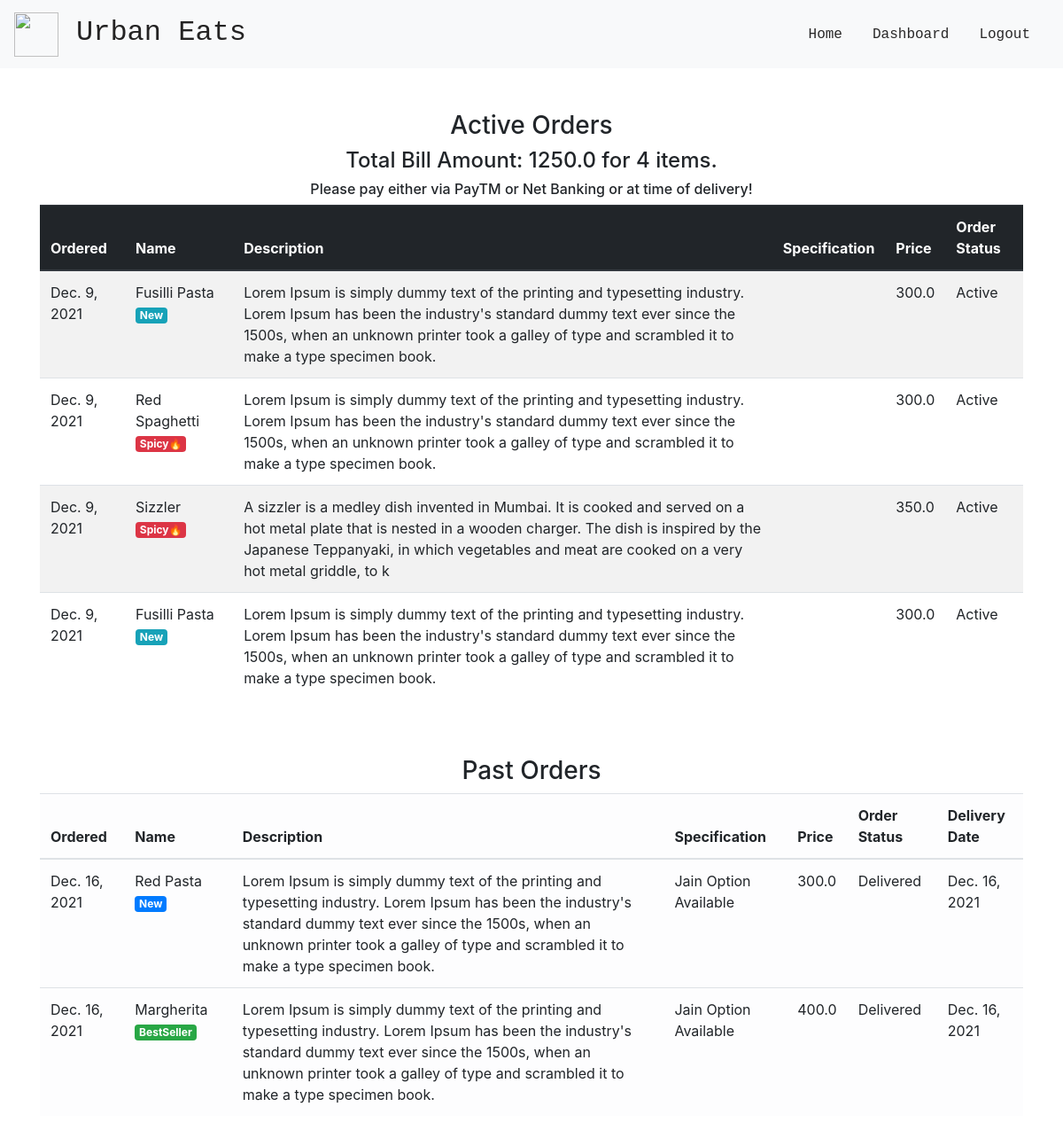
The app's page /order_details/ (signed in) with its own data.
### main/models.py (models this page shows, shortened)
class CartItems(models.Model):
    ORDER_STATUS = (
        ('Active', 'Active'),
        ('Delivered', 'Delivered')
    )
    user = models.ForeignKey(User, on_delete=models.CASCADE)
    item = models.ForeignKey(Item, on_delete=models.CASCADE)
    instructions = models.CharField(max_length=250,default="")
    ordered = models.BooleanField(default=False)
    quantity = models.IntegerField(default=1)
    ordered_date = models.DateField(default=timezone.now)
    status = models.CharField(max_length=20, choices=ORDER_STATUS, default='Active')
    delivery_date = models.DateField(default=timezone.now)
    class Meta:
        verbose_name = 'Cart Item'
        verbose_name_plural = 'Cart Items'

class Item(models.Model):
    LABELS = (
        ('BestSeller', 'BestSeller'),
        ('New', 'New'),
        ('Spicy🔥', 'Spicy🔥'),
    )
    LABEL_COLOUR = (
        ('danger', 'danger'),
        ('success', 'success'),
        ('primary', 'primary'),
        ('info', 'info')
    )
    title = models.CharField(max_length=150)
    description = models.CharField(max_length=250,blank=True)
    price = models.FloatField()
    instructions = models.CharField(max_length=250,default="Jain Option Available")
    image = models.ImageField(default='default.png', upload_to='images/')
    labels = models.CharField(max_length=25, choices=LABELS, blank=True)
    label_colour = models.CharField(max_length=15, choices=LABEL_COLOUR, blank=True)
    slug = models.SlugField(default="sushi_name")
    created_by = models.ForeignKey(User, on_delete=models.CASCADE)

### main/views.py (the view)
# urls.py: path('order_details/', views.order_details, name='order_details'),
@login_required
def order_details(request):
    items = CartItems.objects.filter(user=request.user, ordered=True,status="Active").order_by('-ordered_date')
    cart_items = CartItems.objects.filter(user=request.user, ordered=True,status="Delivered").order_by('-ordered_date')
    bill = items.aggregate(Sum('item__price'))
    number = items.aggregate(Sum('quantity'))
    total = bill.get("item__price__sum")
    count = number.get("quantity__sum")
    context = {
        'items':items,
        'cart_items':cart_items,
        'total': total,
        'count': count,
    }
    return render(request, 'main/order_details.html', context)

### main/templatetags/get_group.py (called while the page is built)
@register.filter(name='has_group')
def has_group(user, group_name):
    return user.groups.filter(name=group_name).exists()

### main/templates/main/order_details.html
{% extends "main/layout.html" %}
{% block content %}
<div class="cart">
    <div class="container">
        <div class="row">
            <div class="col-sm-12 mt-5">
                <h3 class="text-center">Active Orders</h3>
                {% if items %}
                <h4 class="text-center">Total Bill Amount: {{total}} for {{ count }} items.</h4>
                <h6 class="text-center">Please pay either via PayTM or Net Banking or at time of delivery!</h6>
                <div class="table-responsive">
                    <table class="table table-striped table-hover">
                        <thead class="thead-dark">
                        <tr>
                            <th scope="col">Ordered</th>
                            <th scope="col">Name</th>
                            <th scope="col">Description</th>
                            <th scope="col">Specification</th>
                            <th scope="col">Price</th>
                            <th scope="col">Order Status</th>
                        </tr>
                        </thead>
                        <tbody>
                            {% for item_active in items %}
                        <tr>
                            <td>{{ item_active.ordered_date }}</td>
                            <td>{{ item_active.item.title }} <span class="badge badge-{{ item_active.item.label_colour }}">{{ item_active.item.labels }}</span></td>
                            <td>{{ item_active.item.description }}</td>
                            <td>{{ item_active.instructions }}</td>
                            <td>{{ item_active.item.price }}</td>
                            <td>{{ item_active.status }}</td>
                        </tr>
                            {% endfor %}
                        </tbody>
                    </table>
                </div>
                {% else %}
                <h4 class="text-center">Sorry, you have not ordered any item yet!!!</h4>
                {% endif %}
            </div>
        </div>
        <div class="row">
            <div class="col-sm-12 mt-5">
                <h3 class="text-center">Past Orders</h3>
                {% if cart_items %}
                <div class="table-responsive">
                    <table class="table table-light">
                        <thead>
                        <tr>
                            <th scope="col">Ordered</th>
                            <th scope="col">Name</th>
                            <th scope="col">Description</th>
                            <th scope="col">Specification</th>
                            <th scope="col">Price</th>
                            <th scope="col">Order Status</th>
                            <th scope="col">Delivery Date</th>
                        </tr>
                        </thead>
                        <tbody>
                            {% for cart in cart_items %}
                        <tr>
                            <td>{{ cart.ordered_date }}</td>
                            <td>{{ cart.item.title }} <span class="badge badge-{{ cart.item.label_colour }}">{{ cart.item.labels }}</span></td>
                            <td>{{ cart.item.description }}</td>
                            <td>{{ cart.item.instructions }}</td>
                            <td>{{ cart.item.price }}</td>
                            <td>{{ cart.status }}</td>
                            <td>{{ cart.delivery_date }}</td>
                        </tr>
                            {% endfor %}
                        </tbody>
                    </table>
                </div>
                {% else %}
                <h4 class="text-center">Sorry, you have not ordered any item yet!!!</h4>
                {% endif %}
            </div>
        </div>
    </div>
</div>
{% endblock content %}

### records on screen
CartItems: ordered_date "Dec. 9, 2021", item "Fusilli Pasta", item.labels "New", item.description "Lorem Ipsum is simply dummy text of the printing and typesetting industry. Lorem Ipsum has been the industry's standard dummy text ever since the 1500s, when an unknown printer took a galley of type and scrambled it to make a type specimen book.", item.price "300.0", status "Active"
CartItems: ordered_date "Dec. 9, 2021", item "Red Spaghetti", item.labels "Spicy🔥", item.description "Lorem Ipsum is simply dummy text of the printing and typesetting industry. Lorem Ipsum has been the industry's standard dummy text ever since the 1500s, when an unknown printer took a galley of type and scrambled it to make a type specimen book.", item.price "300.0", status "Active"
CartItems: ordered_date "Dec. 9, 2021", item "Sizzler", item.labels "Spicy🔥", item.description "A sizzler is a medley dish invented in Mumbai. It is cooked and served on a hot metal plate that is nested in a wooden charger. The dish is inspired by the Japanese Teppanyaki, in which vegetables and meat are cooked on a very hot metal griddle, to k", item.price "350.0", status "Active"
CartItems: ordered_date "Dec. 9, 2021", item "Fusilli Pasta", item.labels "New", item.description "Lorem Ipsum is simply dummy text of the printing and typesetting industry. Lorem Ipsum has been the industry's standard dummy text ever since the 1500s, when an unknown printer took a galley of type and scrambled it to make a type specimen book.", item.price "300.0", status "Active"
CartItems: ordered_date "Dec. 16, 2021", item "Red Pasta", item.labels "New", item.description "Lorem Ipsum is simply dummy text of the printing and typesetting industry. Lorem Ipsum has been the industry's standard dummy text ever since the 1500s, when an unknown printer took a galley of type and scrambled it to make a type specimen book.", item.instructions "Jain Option Available", item.price "300.0", status "Delivered", delivery_date "Dec. 16, 2021"
CartItems: ordered_date "Dec. 16, 2021", item "Margherita", item.labels "BestSeller", item.description "Lorem Ipsum is simply dummy text of the printing and typesetting industry. Lorem Ipsum has been the industry's standard dummy text ever since the 1500s, when an unknown printer took a galley of type and scrambled it to make a type specimen book.", item.instructions "Jain Option Available", item.price "400.0", status "Delivered", delivery_date "Dec. 16, 2021"

### other values on screen
{{ total }} "1250.0"
{{ count }} "4"
